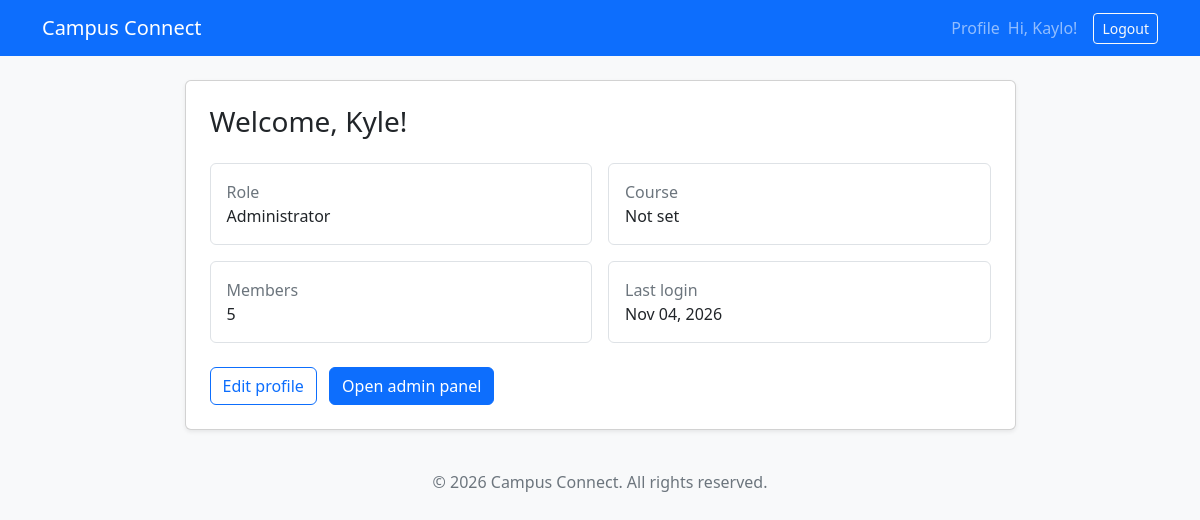
The app's page / (signed in) with its own data.
### accounts/models.py (models this page shows)
class CustomUser(AbstractUser):
    class Role(models.TextChoices):
        STUDENT = 'STUDENT', 'Student'
        INSTRUCTOR = 'INSTRUCTOR', 'Instructor'
        ADMIN = 'ADMIN', 'Administrator'
    role = models.CharField(
        max_length=10,
        choices=Role.choices,
        default=Role.STUDENT
    )
    course = models.CharField(
        max_length=100,
        blank=True,
    )

### dashboard/views.py (the view)
# urls.py: path('', DashboardView.as_view(), name='dashboard'),
class DashboardView(LoginRequiredMixin, TemplateView):
    template_name = 'dashboard/home.html'
    def get_context_data(self, **kwargs):
        context = super().get_context_data(**kwargs)
        context['member_count'] = CustomUser.objects.count()
        context['is_admin'] = (self.request.user.role == CustomUser.Role.ADMIN)
        return context

### templates/dashboard/home.html
{% extends "base.html" %}
{% block content %}
<div class="row justify-content-center">
  <div class="col-lg-9">
    <div class="card shadow-sm">
      <div class="card-body p-4">
        <h1 class="h3">Welcome, {{ user.first_name|default:user.username }}!</h1>
        <div class="row g-3 mt-2">
          <div class="col-sm-6"><div class="border rounded p-3 h-100"><span class="text-secondary">Role</span><div>{{ user.get_role_display }}</div></div></div>
          <div class="col-sm-6"><div class="border rounded p-3 h-100"><span class="text-secondary">Course</span><div>{{ user.course|default:"Not set" }}</div></div></div>
          <div class="col-sm-6"><div class="border rounded p-3 h-100"><span class="text-secondary">Members</span><div>{{ member_count }}</div></div></div>
          <div class="col-sm-6"><div class="border rounded p-3 h-100"><span class="text-secondary">Last login</span><div>{{ user.last_login|date:"M d, Y" }}</div></div></div>
        </div>
        <div class="mt-4">
          <a class="btn btn-outline-primary" href="{% url 'profile' %}">Edit profile</a>
          {% if is_admin %}
            <a class="btn btn-primary ms-2" href="{% url 'admin_panel' %}">Open admin panel</a>
          {% endif %}
        </div>
      </div>
    </div>
  </div>
</div>
{% endblock %}

### templates/base.html (shortened to what this page needs)
<!DOCTYPE html>
<html lang="en">
    <head>
        <link href="https://cdn.jsdelivr.net/npm/bootstrap@5.3.3/dist/css/bootstrap.min.css" rel="stylesheet">
    </head>
    <body class="bg-light">
        <nav class="navbar navbar-expand navbar-dark bg-primary">
            <div class="container">
                <a class="navbar-brand" href="{% if user.is_authenticated %}{% url 'dashboard' %}{% else %}{% url 'login' %}{% endif %}">Campus Connect</a>
                <div class="navbar-nav ms-auto align-items-center">
                    {% if user.is_authenticated %}
                        <a class="nav-link" href="{% url 'profile' %}">Profile</a>
                        <span class="navbar-text me-3">Hi, {{ user.username }}!</span>
                        <form method="post" action="{% url 'logout' %}">
                            <button class="btn btn-outline-light btn-sm" type="submit">Logout</button>
                        </form>
                    {% else %}
                        <a class="nav-link" href="{% url 'login' %}">Login</a>
                        <a class="nav-link" href="{% url 'signup' %}">Sign Up</a>
                    {% endif %}
                </div>
            </div>
        </nav>
        <main class="container py-4">
            {% block content %}{% endblock %}
        </main>
        <footer class="container py-3 text-center text-secondary">
            <p class="mb-0">&copy; 2026 Campus Connect. All rights reserved.</p>
        </footer>
    </body>
</html>

### records on screen
CustomUser: username "Kaylo", first_name "Kyle", role "Administrator", course "Not set", last_login "Nov 04, 2026"

### other values on screen
{{ member_count }} "5"
